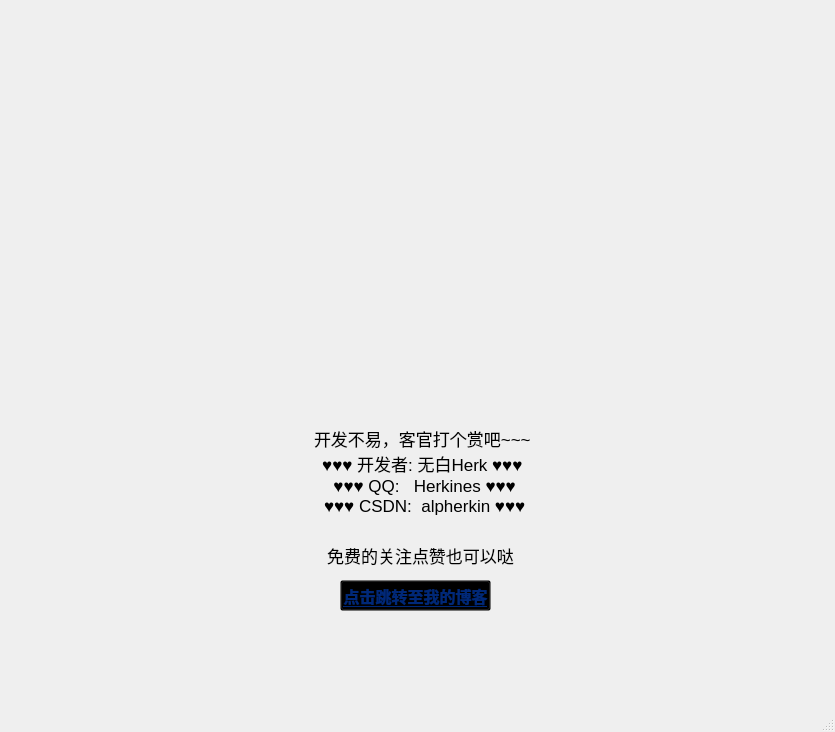
<?xml version="1.0" encoding="UTF-8"?>
<ui version="4.0">
 <class>MainWindow</class>
 <widget class="QMainWindow" name="MainWindow">
  <property name="geometry">
   <rect>
    <x>0</x>
    <y>0</y>
    <width>835</width>
    <height>732</height>
   </rect>
  </property>
  <property name="minimumSize">
   <size>
    <width>835</width>
    <height>732</height>
   </size>
  </property>
  <property name="maximumSize">
   <size>
    <width>835</width>
    <height>732</height>
   </size>
  </property>
  <property name="windowTitle">
   <string>MainWindow</string>
  </property>
  <widget class="QWidget" name="centralwidget">
   <widget class="QLabel" name="label_9">
    <property name="geometry">
     <rect>
      <x>220</x>
      <y>420</y>
      <width>381</width>
      <height>101</height>
     </rect>
    </property>
    <property name="font">
     <font>
      <family>Microsoft YaHei UI</family>
      <pointsize>13</pointsize>
      <kerning>true</kerning>
     </font>
    </property>
    <property name="text">
     <string>     开发不易，客官打个赏吧~~~
     ♥♥♥ 开发者: 无白Herk ♥♥♥ 
      ♥♥♥ QQ:   Herkines ♥♥♥
      ♥♥♥ CSDN:  alpherkin ♥♥♥</string>
    </property>
    <property name="textFormat">
     <enum>Qt::AutoText</enum>
    </property>
    <property name="alignment">
     <set>Qt::AlignCenter</set>
    </property>
   </widget>
   <widget class="QLabel" name="label">
    <property name="geometry">
     <rect>
      <x>150</x>
      <y>80</y>
      <width>291</width>
      <height>301</height>
     </rect>
    </property>
    <property name="text">
     <string/>
    </property>
    <property name="pixmap">
     <pixmap resource="images/resourse.qrc">:/打赏/AliPay.jpg</pixmap>
    </property>
    <property name="scaledContents">
     <bool>true</bool>
    </property>
   </widget>
   <widget class="QLabel" name="label_2">
    <property name="geometry">
     <rect>
      <x>440</x>
      <y>80</y>
      <width>291</width>
      <height>301</height>
     </rect>
    </property>
    <property name="text">
     <string/>
    </property>
    <property name="pixmap">
     <pixmap resource="images/resourse.qrc">:/打赏/WechatPay.png</pixmap>
    </property>
    <property name="scaledContents">
     <bool>true</bool>
    </property>
   </widget>
   <widget class="QLabel" name="label_10">
    <property name="geometry">
     <rect>
      <x>320</x>
      <y>540</y>
      <width>201</width>
      <height>31</height>
     </rect>
    </property>
    <property name="font">
     <font>
      <family>Microsoft YaHei UI</family>
      <pointsize>13</pointsize>
      <kerning>true</kerning>
     </font>
    </property>
    <property name="text">
     <string>免费的关注点赞也可以哒</string>
    </property>
    <property name="textFormat">
     <enum>Qt::AutoText</enum>
    </property>
    <property name="alignment">
     <set>Qt::AlignCenter</set>
    </property>
   </widget>
   <widget class="QToolButton" name="btn_csdn">
    <property name="geometry">
     <rect>
      <x>340</x>
      <y>580</y>
      <width>151</width>
      <height>31</height>
     </rect>
    </property>
    <property name="font">
     <font>
      <family>微软雅黑</family>
      <pointsize>12</pointsize>
      <weight>75</weight>
      <bold>true</bold>
      <underline>true</underline>
     </font>
    </property>
    <property name="toolTip">
     <string>&lt;html&gt;&lt;head/&gt;&lt;body&gt;&lt;p&gt;请到在下的博客下获取最新版，为了软件的安全可靠&lt;/p&gt;&lt;/body&gt;&lt;/html&gt;</string>
    </property>
    <property name="styleSheet">
     <string notr="true">background: transparent;
color: rgba(0, 85, 255, 120);
</string>
    </property>
    <property name="text">
     <string>点击跳转至我的博客</string>
    </property>
   </widget>
  </widget>
  <widget class="QMenuBar" name="menubar">
   <property name="geometry">
    <rect>
     <x>0</x>
     <y>0</y>
     <width>835</width>
     <height>26</height>
    </rect>
   </property>
  </widget>
  <widget class="QStatusBar" name="statusbar"/>
 </widget>
 <resources>
  <include location="images/resourse.qrc"/>
 </resources>
 <connections/>
</ui>
